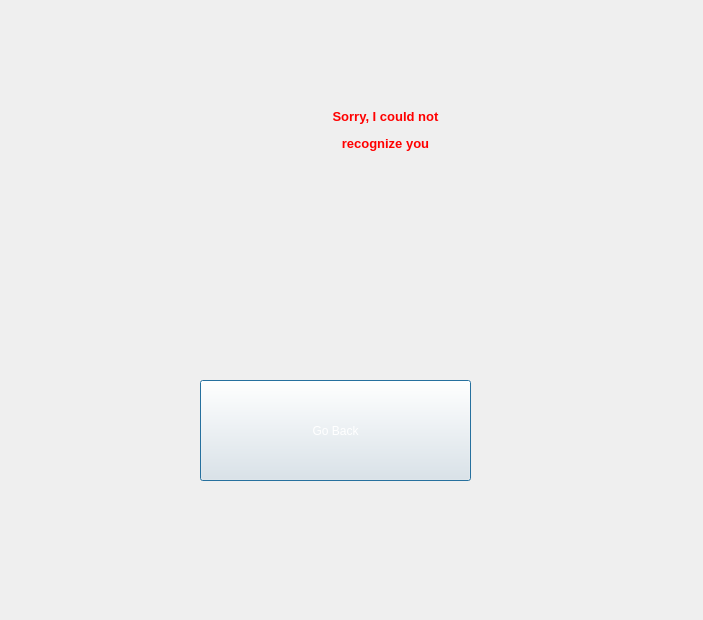
<?xml version="1.0" encoding="UTF-8"?>
<ui version="4.0">
 <class>Dialog</class>
 <widget class="QDialog" name="Dialog">
  <property name="geometry">
   <rect>
    <x>0</x>
    <y>0</y>
    <width>703</width>
    <height>620</height>
   </rect>
  </property>
  <property name="font">
   <font>
    <italic>false</italic>
   </font>
  </property>
  <property name="windowTitle">
   <string>Dialog</string>
  </property>
  <property name="styleSheet">
   <string notr="true">background-color:rgba(16, 30, 41, 240);
border-radius:10px;
QPushButton#pushButton{
background-color:rgba(2, 65, 118, 255);
color:rgba(255, 255, 255, 200);
border-radius:5px;
}
QPushButton#pushButton:pressed{
padding-left:5px;
padding-top:5px;
background-color:rgba(2, 65, 118, 100);
background-position:calc(100% - 10px)center;
}
QPushButton#pushButton:hover{
background-color:rgba(2, 65, 118, 200);
}</string>
  </property>
  <widget class="QLabel" name="label">
   <property name="geometry">
    <rect>
     <x>80</x>
     <y>40</y>
     <width>611</width>
     <height>181</height>
    </rect>
   </property>
   <property name="font">
    <font>
     <pointsize>10</pointsize>
     <weight>75</weight>
     <bold>true</bold>
    </font>
   </property>
   <property name="styleSheet">
    <string notr="true">color: rgb(255, 255, 255);
background-color:none;</string>
   </property>
   <property name="text">
    <string>&lt;html&gt;&lt;head/&gt;&lt;body&gt;&lt;p align=&quot;center&quot;&gt;&lt;span style=&quot; font-size:10pt; color:#ff0000;&quot;&gt;Sorry, I could not&lt;/span&gt;&lt;/p&gt;&lt;p align=&quot;center&quot;&gt;&lt;span style=&quot; font-size:10pt; color:#ff0000;&quot;&gt;recognize you&lt;/span&gt;&lt;/p&gt;&lt;/body&gt;&lt;/html&gt;</string>
   </property>
  </widget>
  <widget class="QPushButton" name="btnGoBack">
   <property name="geometry">
    <rect>
     <x>200</x>
     <y>380</y>
     <width>271</width>
     <height>101</height>
    </rect>
   </property>
   <property name="styleSheet">
    <string notr="true">color: rgb(255, 255, 255);
font: 14pt &quot;MS Shell Dlg 2&quot;;</string>
   </property>
   <property name="text">
    <string>Go Back</string>
   </property>
  </widget>
 </widget>
 <resources/>
 <connections/>
</ui>
